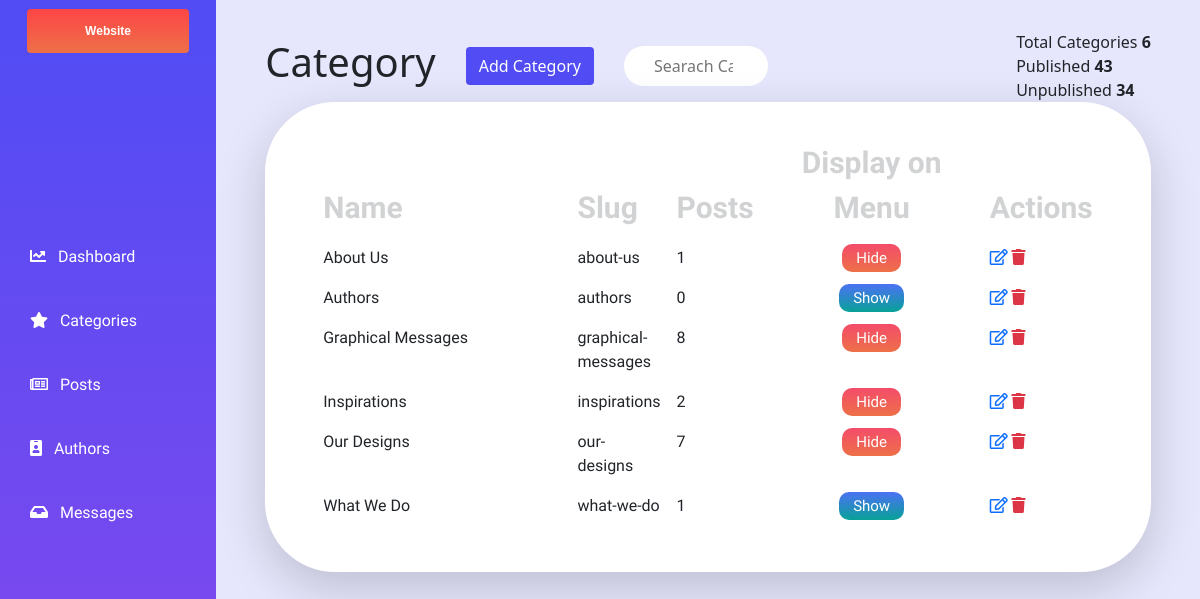
Page /dashboard/categories/ (signed in) on the committed database.
### website/models.py (models this page shows, shortened)
class Category(models.Model):
    name = models.CharField(max_length=250, unique=True)
    description = models.TextField(blank=True)
    slug = models.SlugField(null=True,unique=True)
    navbar = models.BooleanField(default=False)
    class Meta:
        ordering = ('name',)
        verbose_name = 'category'
        verbose_name_plural = 'categories'
    def post_count(self):
        return Post.objects.filter(category=self).count()

### dashboard/views.py (the view)
# urls.py: path('categories/', views.categoryView, name='categories'),
@user_passes_test(group_check)
def categoryView(request):
    category_list = Category.objects.all()
    context = {
        'category_list': category_list,
    }
    return render(request, 'dashboard/category.html', context)

### contact/forms.py
class MessageForm(ModelForm):
    class Meta:
        model = Messages
        fields = ['name', 'email', 'body']

### dashboard/views.py (called while the page is built)
def group_check(user):
    if user.groups.filter(name="Admin").exists() == True:
        return True
    else:
        return False

### website/context_processors.py (called while the page is built)
def whatWeDo(request):
    whatWeDo = Post.objects.filter(category = 8)
    return dict(whatWeDo=whatWeDo)

def menu(request):
    links = Category.objects.filter(navbar = True)
    return dict(links=links)

def user_count(request):
    def get_ip(request):
            address = request.META.get('HTTP_X_FORWARDED_FOR')
            if address:
                ip = address.split(',')[-1].strip()
            else:
                ip = request.META.get('REMOTE_ADDR')
            return ip
    ip = get_ip(request)
    u = UserSession(user=ip)
    result = UserSession.objects.filter(Q(user__icontains=ip))
    if len(result) == 1:
        print("user exists")
    elif len(result) > 1:
        print("user exists again")
    else:
        u.save()
        print("user is uniqq")
    countusers = UserSession.objects.all().count()
    print("total users", countusers)
    return dict(countusers=countusers)

def post_menu(request):
    post_list = Post.objects.filter(published = True)
    return dict(post_list=post_list)

def message_count(request):
    message_countAll = Messages.objects.filter(read=False)
    message_count = message_countAll.count()
    return dict(message_count=message_count)

def contact_form(request):
    formMessage = MessageForm()
    context = {
        'formMessage':formMessage
    }
    return context

### dashboard/templates/dashboard/category.html (shortened to what this page needs)
{% extends "baseManager.html" %}
{% load static %}
{% block content%}
<link rel="stylesheet" href="{% static 'css/category.css' %}" />
  <div class="content mobileContainer">
    <div style="width: 90%;" class="tableHeaderContainer">
      <div class="postSection">
        <h1 class="postSectionItem">Category</h1>
        <a  href="{% url 'dashboard:addCategory' %}" class="postSectionItem btn btn-purple">Add Category</a>
        <form class="postSectionItem">
            <input class="postSectionSearch unwanted-column" placeholder="Searach Category.." type="search">
        </form>
      </div>
      <div style="float: right !important;" class="unwanted-column figuresSection">
        <p class="totalParagraph">Total Categories <span class="totalParagraphBold"> {{category_list|length}}</span></p>
        <p class="totalParagraph">Published <span class="totalParagraphBold"> 43</span></p>
        <p class="totalParagraph">Unpublished <span class="totalParagraphBold"> 34</span></p>
      </div>
    </div>
<div class="tableConatiner shadow-lg">
    <table  class="myTableStyling table table-borderless ">
        <thead class="thead-dark">
          <tr>
              <th class="nameWidthTable" scope="">Name</th>
            <th class="unwanted-column"  scope="">Slug</th>
            <th scope="cl">Posts</th>
            <th style="width: 50%;" class="text-center unwanted-column" scope="cl">Display on Menu</th>
            <th scope="">Actions</th>
          </tr>
        </thead>
        <tbody>
            {% for category in category_list %}
          <tr class="hoverMe">
            <td class="">{{category.name}}</td>
            <td style="width: 10%;" class="unwanted-column">{{category.slug}}</td>
            <td>{{category.post_count}}</td>
            <td class="text-center unwanted-column">
            {% if category.navbar %}
                <a href=""  class="buttonUnPublish">Hide</a>
            {%else%}
            <a href=""  class="buttonPublish">Show</a>
            {% endif %}
            </td>
            <td class="actionRow">
              {% if request.user.groups.all.0.name == 'Admin' %}
                <a class="actionItem"  href="{% url 'dashboard:editCategory' category.slug %}"><i class="far fa-edit"></i></a>
                <a class="text-danger actionItem text-center" href="{% url 'dashboard:deleteCategory' category.slug %}"><i class="fas fa-trash"></i></a>
                {%else%}
                <p class="badge bg-danger">Admin Only</p>
            {% endif %}
              </td>
          </tr>
          {% endfor %}
        </tbody>
      </table>
</div>
</div>
{% endblock content%}

### dashboard/templates/baseManager.html (shortened to what this page needs)
{% load static %}
<!DOCTYPE html>
<html lang="en">
<head>
    <link rel="stylesheet" href="{% static 'css/manager.css' %}" />
    <link href="https://cdn.jsdelivr.net/npm/bootstrap@5.0.1/dist/css/bootstrap.min.css" rel="stylesheet">
      <link rel="stylesheet" href="https://use.fontawesome.com/releases/v5.15.1/css/all.css">
</head>
<body>
  <div class="container-fluid" style="padding:0; margin:0;">
  {% include 'sidebar.html' %}
    {% block content %}
    {% endblock %}
  </div>
</body>
</html>

### dashboard/templates/sidebar.html (shortened to what this page needs)
{% load static %}
<link rel="stylesheet" href="{% static 'css/manager.css' %}" />
<div class="sidebar">
<div class="badge bg-light  text-center py-md-3 px-md-3 w-75 mx-auto AdminProfileHeader">
    <a class="text-white sidebar-link" href="{% url 'website:home' %}">Website</a>
    </div>
<div class=" sectionContent ">
   <a class="text-white sidebar-link" href="{% url 'dashboard:main' %}"">
    <i class="fas fa-chart-line"></i>&nbsp;&nbsp;   Dashboard
    </a>
    <a id="" class="text-white sidebar-link target" href="{% url 'dashboard:categories' %}">
        <i class="fas fa-star"></i>&nbsp;&nbsp;  Categories
    </a>
    <a class="text-white sidebar-link" href="{% url 'dashboard:posts' %}">
        <i class="far fa-newspaper"></i>&nbsp;&nbsp;   Posts
    </a>
    <a class="text-white sidebar-link" href="{% url 'dashboard:authors' %}">
        <i class="fas fa-id-badge"></i>&nbsp;&nbsp;   Authors
    </a>
    <a class="text-white sidebar-link" href="{% url 'dashboard:messages' %}">
        <i class="fas fa-inbox"></i>&nbsp;&nbsp;   Messages
    </a>
</div>
</div>

### dashboard/templates/navbarM.html (shortened to what this page needs)
{% load static %}

### static/css/manager.css (style rules this page uses)
@media only screen and (min-width: 969px) { .AdminProfileHeader { font-family: Helvetica; font-weight: bolder; margin-bottom: 80% !important; margin-top: 4%; background: linear-gradient(180deg, rgba(255, 0, 0, 0.72) 0%, #ED7048 100%); } }
@media only screen and (min-width: 969px) { .sidebar { background: linear-gradient(180deg, #514CF4 2.36%, #8648ED 102.36%); width: 18%; font-family: 'Righteous', cursive; } }
@media only screen and (min-width: 969px) { .AdminProfileHeader { display: flex; justify-content: center; } }
@media only screen and (min-width: 969px) { .content { height: 100vh !important; background-color: #E6E7FC; width: 82%; display: flex; align-items: center; flex-direction: column; } }
@media only screen and (min-width: 969px) { .sidebar-link { list-style-type: none; text-transform: none; text-decoration: none; transition: 0.3s ease-in-out; } }
@media only screen and (min-width: 969px) { .sidebar, .content { height: 100vh !important; overflow: auto; float: left; } }
@media only screen and (min-width: 969px) { .sectionContent { display: flex; flex-direction: column; } }
@media only screen and (min-width: 969px) { .sectionContent a { padding-bottom: 20px; padding-top: 20px; padding-left: 30px; } }

### static/css/category.css (style rules this page uses)
@media only screen and (min-width: 969px) { table { width: 100% !important; } }
@media only screen and (min-width: 969px) { th { opacity: 20% !important; font-size: 30px; font-family: 'Palanquin Dark', sans-serif; } }
@media only screen and (min-width: 969px) { td { font-family: 'Palanquin Dark', sans-serif; } }
@media only screen and (min-width: 969px) { .hoverMe { transition: 0.1s ease-in-out !important; } }
@media only screen and (min-width: 969px) { .buttonUnPublish { width: 33px; height: 10px; list-style-type: none; text-transform: none; color: white; text-decoration: none; font-size: 15px; padding: 5px 14px; font-family: 'Palanquin Dark', sans-serif; background: linear-gradient(180deg, #F44C6A 0%, #ED7048 100%); border-radius: 10px; } }
@media only screen and (min-width: 969px) { .buttonPublish { width: 33px; height: 10px; list-style-type: none; text-transform: none; color: white; text-decoration: none; font-size: 15px; padding: 5px 14px; font-family: 'Palanquin Dark', sans-serif; background: linear-gradient(180deg, #4C71F4 0%, #08A298 100%); border-radius: 10px; } }
@media only screen and (min-width: 969px) { .myTableStyling { width: 90%; border-bottom: 100px !important; background-color: white; } }
@media only screen and (min-width: 969px) { .tableConatiner { display: flex; justify-content: center; width: 90%; padding: 30px 50px; border-radius: 70px; background-color: white; } }
@media only screen and (min-width: 969px) { .nameWidthTable { width: 50%; } }
@media only screen and (min-width: 969px) { .postSection { display: flex; align-items: center; } }
@media only screen and (min-width: 969px) { .tableHeaderContainer { padding-top: 3%; display: flex; align-items: center; justify-content: space-between; } }
@media only screen and (min-width: 969px) { .totalParagraph { margin:0; } }
@media only screen and (min-width: 969px) { .totalParagraphBold { font-weight: bolder; } }
@media only screen and (min-width: 969px) { .postSectionItem { margin-right:30px; } }
@media only screen and (min-width: 969px) { .btn-purple { background-color: #514CF4; color: white; } }
@media only screen and (min-width: 969px) { .postSectionSearch { border-radius: 20px; height: 1.5vw; border:none; width: 12vw; } }
@media only screen and (min-width: 969px) { ::placeholder { padding: 10px; } }
@media only screen and (min-width: 969px) { input[type="search"] { padding: 20px; } }

### rows in the picture
Category: name "About Us", slug "about-us", post_count "1", navbar "Hide"
Category: name "Authors", slug "authors", post_count "0", navbar "Show"
Category: name "Graphical Messages", slug "graphical-messages", post_count "8", navbar "Hide"
Category: name "Inspirations", slug "inspirations", post_count "2", navbar "Hide"
Category: name "Our Designs", slug "our-designs", post_count "7", navbar "Hide"
Category: name "What We Do", slug "what-we-do", post_count "1", navbar "Show"

### other values in the picture
{{ category_list|length }} "6"
